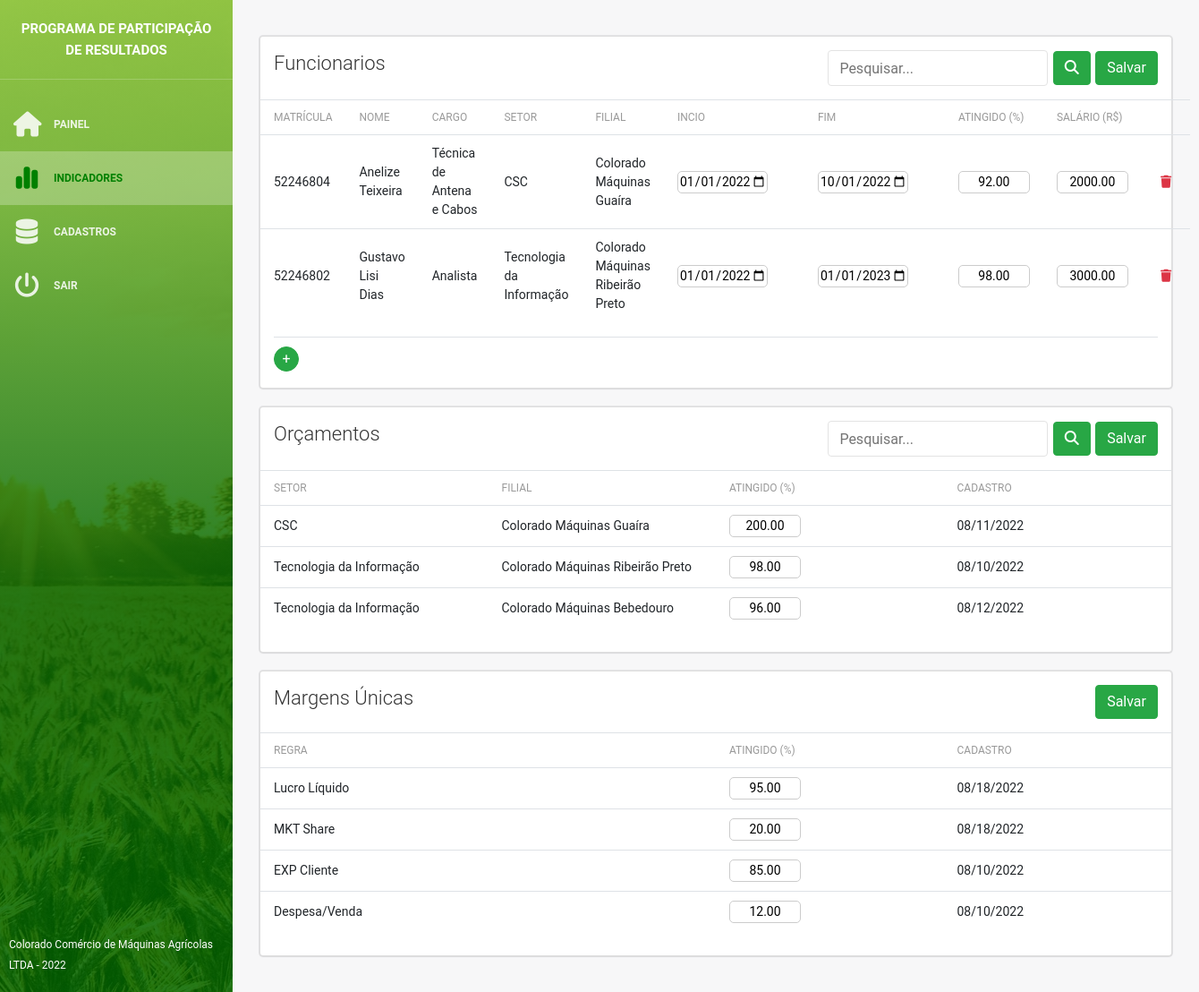
/indicadores (signed in), run on the app's committed database.
### generator/models.py (models this page shows, shortened)
class funcionarios(models.Model):
    nome                = models.CharField(max_length=64, verbose_name="Funcionário")
    codigo              = models.CharField(max_length=64, verbose_name="Matrícula")
    cargo               = models.ForeignKey(cargos, on_delete=models.CASCADE, verbose_name="Cargo")
    margem              = models.FloatField(verbose_name="Atingido (%)")
    salario             = models.FloatField(verbose_name="Salário")
    inicio              = models.DateField(verbose_name="Inicio do Contrato", null=True, blank=True)
    fim                 = models.DateField(verbose_name="Fim do Contato", null=True, blank=True)
    cadastro            = models.DateTimeField(auto_now_add=True, verbose_name="Cadastro")
    class Meta:
        verbose_name = "Funcionário"
        verbose_name_plural = "03 - Funcionários"

class orcamentos(models.Model):
    setor               = models.ForeignKey(setores, on_delete=models.CASCADE, verbose_name="Setor")
    margem              = models.FloatField(verbose_name="Atingido (%)")
    cadastro            = models.DateTimeField(auto_now_add=True, verbose_name="Cadastro")
    class Meta:
        verbose_name = "Orçamento"
        verbose_name_plural = "02 - Orçamentos"

class margens(models.Model):
    regra               = models.ForeignKey(regras, on_delete=models.CASCADE, verbose_name="Regra")
    margem              = models.FloatField(verbose_name="Atingido (%)")
    cadastro            = models.DateTimeField(auto_now_add=True, verbose_name="Cadastro")
    class Meta:
        verbose_name = "Margem"
        verbose_name_plural = "01 - Margens"

### main/models.py (models this page shows, shortened)
class cargos(models.Model):
    cargo               = models.CharField(max_length=64, verbose_name="Cargo")
    setor               = models.ForeignKey(setores, on_delete=models.CASCADE, verbose_name="Setor")
    regua               = models.ForeignKey(reguas, on_delete=models.CASCADE, verbose_name="Régua")
    cadastro            = models.DateTimeField(auto_now_add=True, verbose_name="Cadastro")
    def __str__(self):
        return self.cargo + ' - ' + self.setor.setor + ' (' + self.setor.filial.cidade + ')'
    class Meta:
        verbose_name = "Cargo"
        verbose_name_plural = "Cargos"

class setores(models.Model):
    setor               = models.CharField(max_length=64, verbose_name="Setor")
    filial              = models.ForeignKey(filiais, on_delete=models.CASCADE, verbose_name="Filial")
    tipo                = models.CharField(max_length=64, choices=TIPOS, verbose_name="tipo")
    centro_custo        = models.CharField(max_length=64, verbose_name="Centro de Custo")
    cadastro            = models.DateTimeField(auto_now_add=True, verbose_name="Cadastro")
    class Meta:
        verbose_name = "Setor"
        verbose_name_plural = "Setores"

class filiais(models.Model):
    nome                = models.CharField(max_length=128, verbose_name="Filial")
    razao               = models.CharField(max_length=128, verbose_name="Razão Social")
    cnpj                = models.CharField(max_length=128, verbose_name="CNPJ")
    cidade              = models.CharField(max_length=128, verbose_name="Cidade")
    cadastro            = models.DateTimeField(auto_now_add=True, verbose_name="Cadastro")
    def __str__(self):
        return self.nome
    class Meta:
        verbose_name = "Filial"
        verbose_name_plural = "Filiais"

class regras(models.Model):
    regra               = models.CharField(max_length=64, verbose_name="Regra")
    peso                = models.FloatField(verbose_name="Peso (%)")
    meta                = models.FloatField(verbose_name="Meta (%)")
    cadastro            = models.DateTimeField(auto_now_add=True, verbose_name="Cadastro")
    class Meta:
        verbose_name = "Peso e Meta"
        verbose_name_plural = "Pesos & Metas"

### main/views.py (the view, shortened to what this page needs)
# urls.py: path('indicadores', indicadores, name='indicadores'),
def indicadores(request):
    if not request.user.is_authenticated:
        return redirect('entrar')
    if not request.user.is_staff:
        return redirect('forbidden')
    _funcionarios = funcionarios.objects.all().order_by('nome')
    _orcamentos   = orcamentos.objects.all().order_by('setor__setor')
    _margens      = margens.objects.all()
    _cargos       = cargos.objects.all().order_by('cargo')
    if get_self_gestor(request.user):
        _ccusto         = list((gerentes.objects.get(gestor=request.user).dominio).split(" "))
        _funcionarios   = funcionarios.objects.filter(cargo__setor__centro_custo__in=(_ccusto)).order_by('nome')
        _orcamentos     = orcamentos.objects.filter(setor__centro_custo__in=(_ccusto)).order_by('setor__setor')
        _cargos         = cargos.objects.filter(setor__centro_custo__in=(_ccusto))
    if not request.user.is_superuser and not get_self_gestor(request.user):
        _funcionarios   = None
        _orcamentos     = None
        _margens        = None
    if request.GET.get('q') is not None and request.GET.get('q') != '':
        _funcionarios = _funcionarios.filter(nome__icontains=request.GET.get('q'))
    if request.GET.get('p') is not None and request.GET.get('p') != '':
        _orcamentos   = _orcamentos.filter(setor__setor__icontains=request.GET.get('p'))
    context = {
        'funcionarios' : _funcionarios,
        'cargos'       : _cargos,
        'orcamentos'   : _orcamentos,
        'margens'      : _margens,
        'formacoes'    : formacao.objects.filter(status=True)
    }
    return render(request, 'indicadores.html', context)

### main/templates/indicadores.html (shortened to what this page needs)
{% extends 'index.html' %}
{% load static %}
{% block content %}
<div class="wrapper">
    {% include 'menu.html' %}
    <div class="main-panel">
        <div class="content">
            <div class="container-fluid">
                <div class="row">
                    <div class="col">
                        <form method="post" id="form_funcionario">
                            <div class="card">
                                <div class="header">
                                    <h4 class="title">Funcionarios
                                        <div style="float: right;">
                                            <input type="text" class="search-form" autocomplete="off" name="q" value="{{ request.GET.q }}" placeholder="Pesquisar...">
                                            <button type="submit" class="btn btn-success" id="search_funcionario"><i class="fa-solid fa-magnifying-glass"></i></button>
                                            {% if not formacoes %}
                                                <button type="submit" class="btn btn-success">Salvar</button>
                                            {% endif %}
                                        </div>
                                    </h4>
                                </div>
                                <div class="content">
                                    <div class="table-full-width">
                                        <table class="table">
                                            <thead>
                                                <tr>
                                                    <th>Matrícula</th>
                                                    <th>Nome</th>
                                                    <th>Cargo</thstyle=>
                                                    <th>Setor</th>
                                                    <th>Filial</th>
                                                    <th>Incio</th>
                                                    <th>Fim</th>
                                                    <th>Atingido (%)</th>
                                                    <th>Salário (R$)</th>
                                                    {% if not formacoes %}
                                                        <th style="width: 5%;"></th>
                                                    {% endif %}
                                                </tr>
                                            </thead>
                                            <tbody>
                                                {% for i in funcionarios %}
                                                    <tr>
                                                        <td>{{i.codigo}}</td>
                                                        <td>{{i.nome}}</td>
                                                        <td>{{i.cargo.cargo}}</td>
                                                        <td>{{i.cargo.setor.setor}}</td>
                                                        <td>{{i.cargo.setor.filial}}</td>
                                                        <td><input type="date" name="nInicioContrato" value="{{i.inicio|date:"Y-m-d"}}" style="width: 80%"></td>
                                                        <td><input type="date" name="nFinalContrato" value="{{i.fim|date:"Y-m-d"}}" style="width: 80%"></td>
                                                        <td><input type="text" name="nMargemIndividual" value="{{i.margem|floatformat:2}}"></td>
                                                        <td><input type="text" name="nSalario" value="{{i.salario|floatformat:2}}"></td>
                                                        {% if not formacoes %}
                                                            <td><button type="submit" class="btn-table btn-outline-danger" title="Deletar {{i.nome}}" name="dFunc" value="{{i.id}}"><i class="fa-solid fa-trash"></i></button></td>
                                                        {% endif %}
                                                    </tr>
                                                {% endfor %}
                                            </tbody>
                                        </table>
                                    </div>
                                    {% if not formacoes %}
                                        <div class="footer border-top py-2">
                                            <div class="stats">
                                                <button type="button" class="btn btn-modal btn-success" title="Adicionar funcionário" data-toggle="modal" data-target="#addFuncionario">+</button>
                                            </div>
                                        </div>
                                    {% endif %}
                                </div>
                            </div>
                        </form>
                    </div>
                </div>
                <div class="row">
                    <div class="col">
                        <form method="post" id="form_orcamento">
                            <div class="card">
                                <div class="header">
                                    <h4 class="title">Orçamentos
                                        <div style="float: right;">
                                            <input type="text" class="search-form" autocomplete="off" name="p" value="{{ request.GET.p }}" placeholder="Pesquisar...">
                                            <button type="submit" class="btn btn-success" id="search_orcamento"><i class="fa-solid fa-magnifying-glass"></i></button>
                                            {% if not formacoes %}
                                                <button type="submit" class="btn btn-success">Salvar</button>
                                            {% endif %}
                                        </div>
                                    </h4>
                                </div>
                                <div class="content">
                                    <div class="table-full-width">
                                        <table class="table">
                                            <thead>
                                                <tr>
                                                    <th style="width: 25%;">Setor</th>
                                                    <th style="width: 25%;">Filial</th>
                                                    <th style="width: 25%;">Atingido (%)</th>
                                                    <th style="width: 25%;">Cadastro</th>
                                                </tr>
                                            </thead>
                                            <tbody>
                                                {% for i in orcamentos %}
                                                    <tr>
                                                        <td>{{i.setor.setor}}</td>
                                                        <td>{{i.setor.filial}}</td>
                                                        <td><input type="text" name="nMargemOrcamento" value="{{i.margem|floatformat:2}}"></td>
                                                        <td>{{i.cadastro|date:"SHORT_DATE_FORMAT"}}</td>
                                                    </tr>
                                                {% endfor %}
                                            </tbody>
                                        </table>
                                    </div>
                                </div>
                            </div>
                        </form>
                    </div>
                </div>
                <div class="row">
                    <div class="col">
                        <form method="post">
                            <div class="card">
                                <div class="header">
                                    <h4 class="title">Margens Únicas
                                        {% if not formacoes %}
                                            <button type="submit" class="btn btn-success" style="float: right">Salvar</button>
                                        {% endif %}
                                    </h4>
                                </div>
                                <div class="content">
                                    <div class="table-full-width">
                                        <table class="table">
                                            <thead>
                                                <tr>
                                                    <th style="width: 50%;">Regra</th>
                                                    <th style="width: 25%;">Atingido (%)</th>
                                                    <th style="width: 25%;">Cadastro</th>
                                                </tr>
                                            </thead>
                                            <tbody>
                                                {% for i in margens %}
                                                    <tr>
                                                        <td>{{i.regra.regra}}</td>
                                                        <td><input type="text" name="nMargemUnica" value="{{i.margem|floatformat:2}}"></td>
                                                        <td>{{i.cadastro|date:"SHORT_DATE_FORMAT"}}</td>
                                                    </tr>
                                                {% endfor %}
                                            </tbody>
                                        </table>
                                    </div>
                                </div>
                            </div>
                        </form>
                    </div>
                </div>
            </div>
        </div>
    </div>
</div>
{% endblock content %}

### data on the page
funcionarios: codigo "52246804", nome "Anelize Teixeira", cargo.cargo "Técnica de Antena e Cabos", cargo.setor.setor "CSC", cargo.setor.filial "Colorado Máquinas Guaíra", nInicioContrato "01/01/2022", nFinalContrato "10/01/2022", nMargemIndividual "92.00", nSalario "2000.00"
funcionarios: codigo "52246802", nome "Gustavo Lisi Dias", cargo.cargo "Analista", cargo.setor.setor "Tecnologia da Informação", cargo.setor.filial "Colorado Máquinas Ribeirão Preto", nInicioContrato "01/01/2022", nFinalContrato "01/01/2023", nMargemIndividual "98.00", nSalario "3000.00"
orcamentos: setor.setor "CSC", setor.filial "Colorado Máquinas Guaíra", nMargemOrcamento "200.00", cadastro "08/11/2022"
orcamentos: setor.setor "Tecnologia da Informação", setor.filial "Colorado Máquinas Ribeirão Preto", nMargemOrcamento "98.00", cadastro "08/10/2022"
orcamentos: setor.setor "Tecnologia da Informação", setor.filial "Colorado Máquinas Bebedouro", nMargemOrcamento "96.00", cadastro "08/12/2022"
margens: regra.regra "Lucro Líquido", nMargemUnica "95.00", cadastro "08/18/2022"
margens: regra.regra "MKT Share", nMargemUnica "20.00", cadastro "08/18/2022"
margens: regra.regra "EXP Cliente", nMargemUnica "85.00", cadastro "08/10/2022"
margens: regra.regra "Despesa/Venda", nMargemUnica "12.00", cadastro "08/10/2022"
